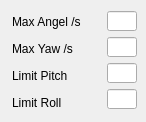
      <widget class="QWidget" name="tab_Limit">
       <attribute name="title">
        <string>Limit</string>
       </attribute>
       <widget class="QWidget" name="layoutWidget">
        <property name="geometry">
         <rect>
          <x>12</x>
          <y>11</y>
          <width>125</width>
          <height>102</height>
         </rect>
        </property>
        <layout class="QHBoxLayout" name="horizontalLayout_7">
         <item>
          <layout class="QVBoxLayout" name="verticalLayout_10">
           <item>
            <widget class="QLabel" name="label_P_5">
             <property name="font">
              <font>
               <family>Arial</family>
               <pointsize>9</pointsize>
              </font>
             </property>
             <property name="text">
              <string>Max Angel /s</string>
             </property>
            </widget>
           </item>
           <item>
            <widget class="QLabel" name="label_I_5">
             <property name="font">
              <font>
               <family>Arial</family>
               <pointsize>9</pointsize>
              </font>
             </property>
             <property name="text">
              <string>Max Yaw /s</string>
             </property>
            </widget>
           </item>
           <item>
            <widget class="QLabel" name="label_D_5">
             <property name="font">
              <font>
               <family>Arial</family>
               <pointsize>9</pointsize>
              </font>
             </property>
             <property name="text">
              <string>Limit Pitch</string>
             </property>
            </widget>
           </item>
           <item>
            <widget class="QLabel" name="label_Rate_5">
             <property name="font">
              <font>
               <family>Arial</family>
               <pointsize>9</pointsize>
              </font>
             </property>
             <property name="text">
              <string>Limit Roll</string>
             </property>
            </widget>
           </item>
          </layout>
         </item>
         <item>
          <layout class="QVBoxLayout" name="verticalLayout_11">
           <item>
            <widget class="QLineEdit" name="lineEdit_P_5">
             <property name="minimumSize">
              <size>
               <width>30</width>
               <height>20</height>
              </size>
             </property>
             <property name="maximumSize">
              <size>
               <width>30</width>
               <height>20</height>
              </size>
             </property>
             <property name="font">
              <font>
               <family>Arial</family>
               <pointsize>9</pointsize>
              </font>
             </property>
            </widget>
           </item>
           <item>
            <widget class="QLineEdit" name="lineEdit_I_5">
             <property name="minimumSize">
              <size>
               <width>30</width>
               <height>20</height>
              </size>
             </property>
             <property name="maximumSize">
              <size>
               <width>30</width>
               <height>20</height>
              </size>
             </property>
             <property name="font">
              <font>
               <family>Arial</family>
               <pointsize>9</pointsize>
              </font>
             </property>
            </widget>
           </item>
           <item>
            <widget class="QLineEdit" name="lineEdit_D_5">
             <property name="minimumSize">
              <size>
               <width>30</width>
               <height>20</height>
              </size>
             </property>
             <property name="maximumSize">
              <size>
               <width>30</width>
               <height>20</height>
              </size>
             </property>
             <property name="font">
              <font>
               <family>Arial</family>
               <pointsize>9</pointsize>
              </font>
             </property>
            </widget>
           </item>
           <item>
            <widget class="QLineEdit" name="lineEdit_Rate_5">
             <property name="minimumSize">
              <size>
               <width>30</width>
               <height>20</height>
              </size>
             </property>
             <property name="maximumSize">
              <size>
               <width>30</width>
               <height>20</height>
              </size>
             </property>
             <property name="font">
              <font>
               <family>Arial</family>
               <pointsize>9</pointsize>
              </font>
             </property>
            </widget>
           </item>
          </layout>
         </item>
        </layout>
       </widget>
      </widget>
